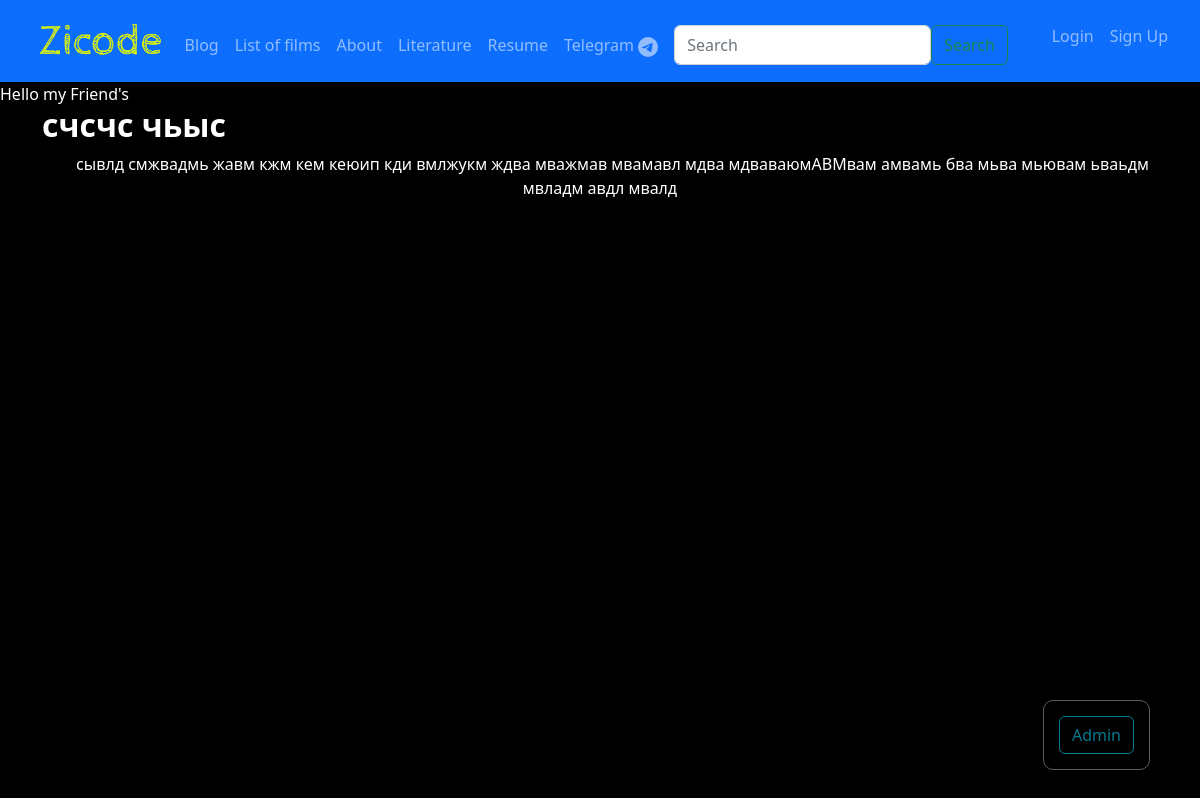
Page /about/ on the earlier database version.
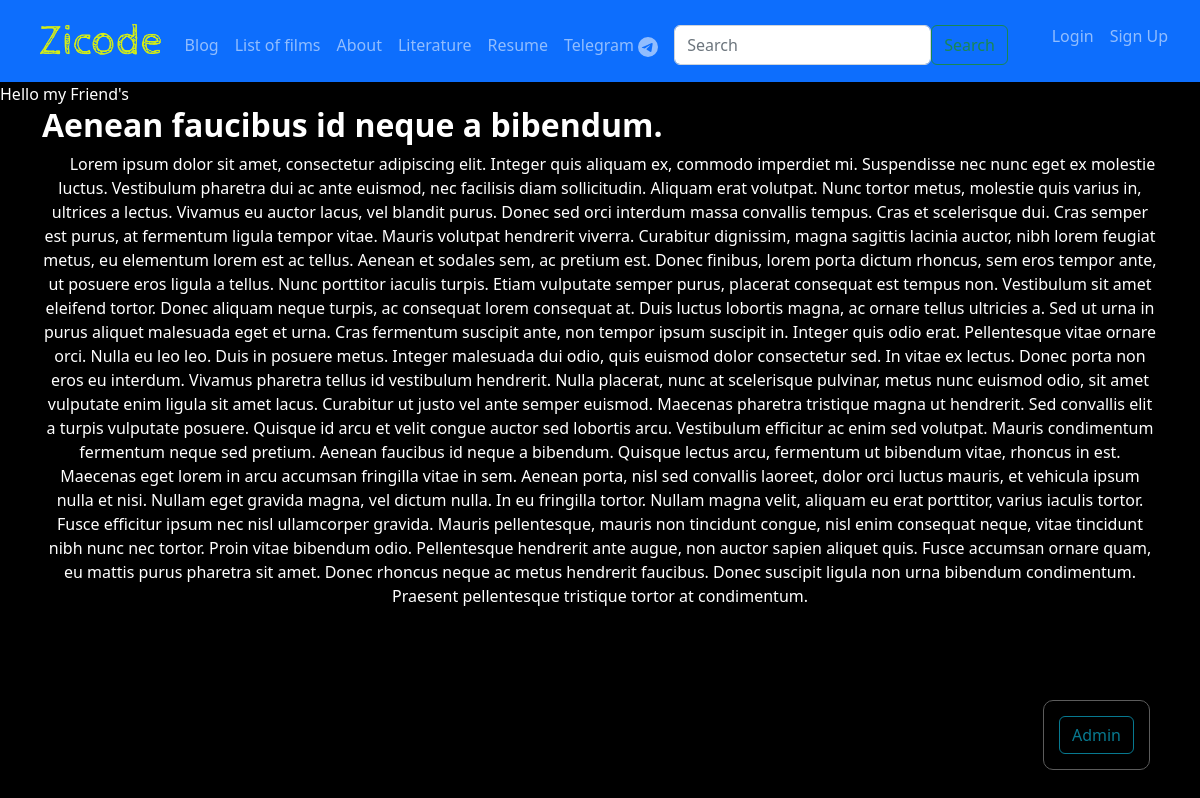
Same page on the later database version.
### about/models.py (models this page shows, shortened)
class About(models.Model):
    title = models.CharField(max_length=100)
    description = models.TextField(max_length=5000)

### about/views.py (the view)
# urls.py: path('', views.all_about, name='all_about'),
def all_about(request):
    abouts = About.objects.all()
    return render(request, 'about/all_about.html', {'abouts': abouts})

### about/templates/about/all_about.html (shortened to what this page needs)
{% extends 'portfolio/base.html' %}
{% block content %}
<div class="container">
    <div class="row">
        <div class="col-sm-12">
            {% for about in abouts %}
            <h2 class="fw-bold">{{ about.title }}</h2>
            {% autoescape off %}
            <p class="text-center">{{ about.description }}</p>
            {% endautoescape %}
            {% endfor %}
            {% endblock %}

Differences in the rows shown:
removed About: title "счсчс чьыс", description "сывлд смжвадмь жавм кжм кем кеюип кди вмлжукм ждва мважмав мвамавл мдва мдваваюмАВМвам амвамь бва мьва мьювам ьваьдм мвладм авдл мвалд"
added About: title "Aenean faucibus id neque a bibendum.", description "Lorem ipsum dolor sit amet, consectetur adipiscing elit. Integer quis aliquam ex, commodo imperdiet mi. Suspendisse nec nunc eget ex molestie luctus. Vestibulum pharetra dui ac ante euismod, nec facilisis diam sollicitudin. Aliquam erat volutpat. Nunc tortor metus, molestie quis varius in, ultrices a lectus. Vivamus eu auctor lacus, vel blandit purus. Donec sed orci interdum massa convallis tempus. Cras et scelerisque dui. Cras semper est purus, at fermentum ligula tempor vitae. Mauris volutpat hendrerit viverra. Curabitur dignissim, magna sagittis lacinia auctor, nibh lorem feugiat metus, eu elementum lorem est ac tellus. Aenean et sodales sem, ac pretium est. Donec finibus, lorem porta…"
